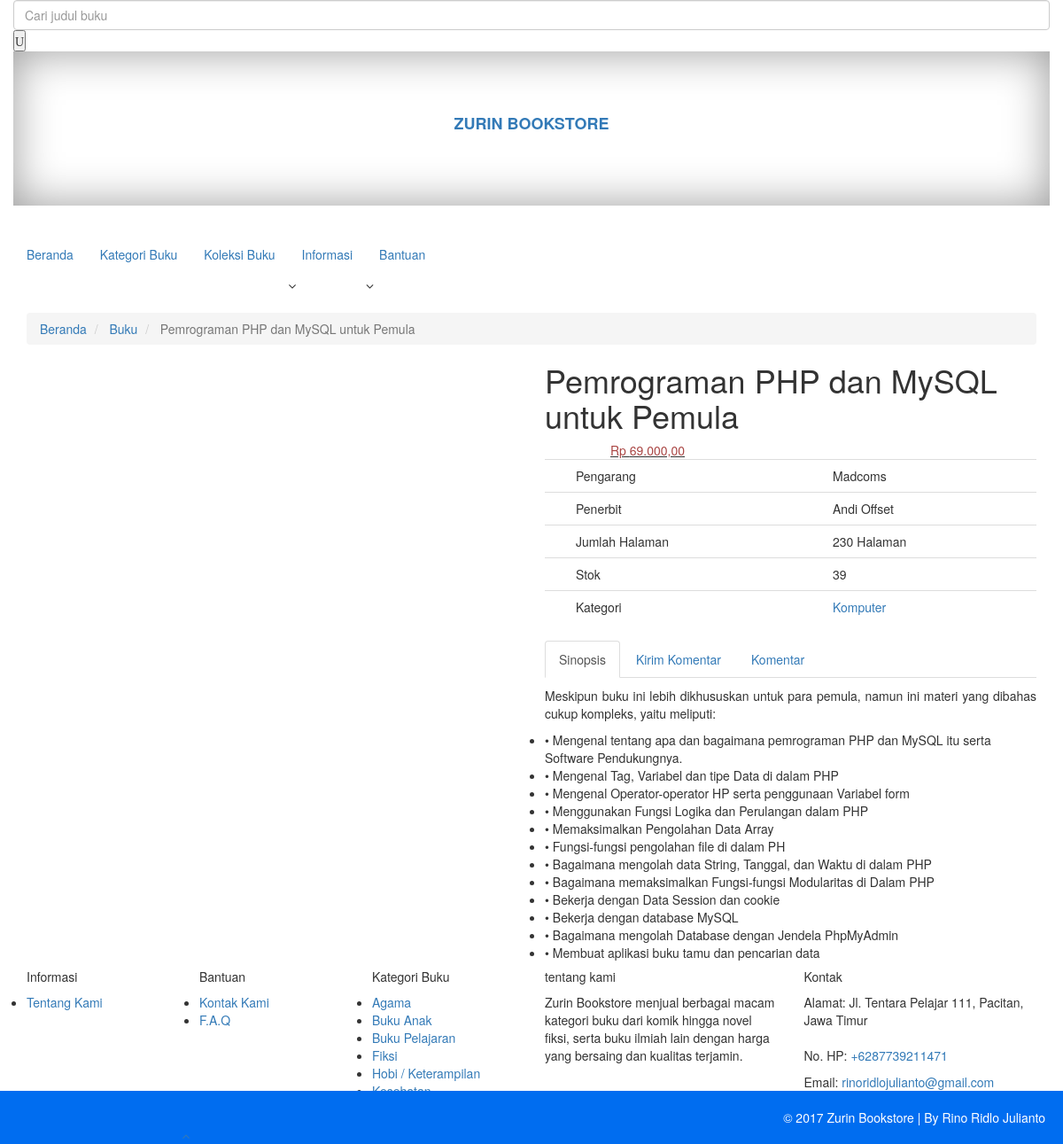
/perum/index.php?p=buku_detail&id_buku=26, run on the app's committed database.
### tables this page shows
CREATE TABLE `tb_buku` (
  `id_buku` int(15) NOT NULL,
  `judul_buku` varchar(50) NOT NULL,
  `pengarang` varchar(30) NOT NULL,
  `penerbit` varchar(30) NOT NULL,
  `harga` int(15) NOT NULL,
  `halaman` int(4) NOT NULL,
  `id_kategori` int(15) NOT NULL,
  `sinopsis` text NOT NULL,
  `stok` int(15) NOT NULL,
  `cover` varchar(100) NOT NULL,
  `rating` int(1) NOT NULL DEFAULT '0',
  `best` enum('0','1') NOT NULL DEFAULT '0'
);

CREATE TABLE `tb_kategori` (
  `id_kategori` int(15) NOT NULL,
  `judul_kategori` varchar(30) NOT NULL
);

### perum/pages/buku_detail.php (the view, shortened to what this page needs)
<?php
    $id_buku = $_GET['id_buku'];
    $queryProduct = "SELECT buku.*, kat.judul_kategori FROM tb_buku buku
                     INNER JOIN tb_kategori kat ON buku.id_kategori = kat.id_kategori
                     WHERE buku.id_buku=$id_buku";
    $rsProduct = mysqli_query($konek, $queryProduct);
    $row = mysqli_fetch_assoc($rsProduct);
?>
    <div class="container">
      <ol class="breadcrumb">
        <li>
          <a href="index.php">Beranda</a>
        </li>
        <li>
          <a href="?p=buku&halaman=1">Buku</a>
        </li>
        <li class="active">
          <?php echo $row['judul_buku']; ?>
        </li>
      </ol>
    </div>
    <section class="section-wrap single-product">
      <div class="container relative">
        <div class="row">
          <div class="col-sm-6 col-xs-12 mb-60">
            <div class="flickity  mfp-hover" id="gallery-main">
              <div class="gallery-cell">
              </div>
            </div>
          </div>
          <div class="col-sm-6 col-xs-12 product-description-wrap">
            <h1 class="product-title"><?php echo $row['judul_buku']; ?></h1>
            <span>
            <?php
                $x = $row['rating'];
                $j = 5-$x;
                for ($i=0; $i<$x ; $i++) {
            ?>
              <span class="icon_star" style="color:#f39c12;"></span>
            <?php } for ($i=0; $i<$j ; $i++) { ?>
              <span class="icon_star_alt" style="color:#f39c12;"></span>
            <?php } ?>
            </span>
            <span class="price">
              <ins>
                <span class="ammount text-danger">
                    <?php
                        $harga = number_format($row['harga'], 2, ",", ".");
                        echo "Rp ".$harga;
                    ?>
                </span>
              </ins>
            </span>
            <div class="product_meta">
                <table class="table table-hover table-responsive">
                    <tr>
                        <td width="5px"><span class="icon_book"></span></td>
                        <td><span class="sku">Pengarang</td>
                        <td><?php echo $row['pengarang']; ?></span></td>
                    </tr>
                    <tr>
                        <td width="5px"><span class="icon_printer-alt"></span></td>
                        <td><span class="posted_in">Penerbit</td>
                        <td><?php echo $row['penerbit']; ?></span></td>
                    </tr>
                    <tr>
                        <td width="5px"><span class="icon_documents"></span></td>
                        <td><span class="tagged_as">Jumlah Halaman</td>
                        <td><?php echo $row['halaman']; ?> Halaman</span></td>
                    </tr>
                    <tr>
                        <td width="5px"><span class="icon_folder-open"></span></td>
                        <td><span class="tagged_as">Stok</td>
                        <td><?php echo $row['stok']; ?></span></td>
                    </tr>
                    <tr>
                        <td width="5px"><span class="icon_tags"></span></td>
                        <td><span class="posted_in">Kategori</td>
                        <td><a href="?p=buku&id_kat=<?php echo $row['id_kategori'] ?>&halaman=1" target="_blank">
                            <?php echo $row['judul_kategori']; ?></a></span></td>
                    </tr>
                </table>
                <div class="row">
                <div class="col-md-12">
                    <div class="tabs tabs-bb">
                    <ul class="nav nav-tabs">
                        <li class="active">
                        <a href="#tab-description" data-toggle="tab">Sinopsis</a>
                        </li>
                        <li>
                        <a href="#tab-info" data-toggle="tab">Kirim Komentar</a>
                        </li>
                        <li>
                        <a href="#tab-reviews" data-toggle="tab">Komentar</a>
                        </li>
                    </ul>
                    <div class="tab-content">
                        <div class="tab-pane fade in active" id="tab-description">
                        <p align="justify">
                            <?php echo htmlspecialchars_decode(stripcslashes($row['sinopsis'])); ?>
                        </p>
                        </div>
                    </div>
                    </div>
                </div>
                </div>
            </div>
          </div>
        </div>
      </div>
    </section>

### perum/index.php (shortened to what this page needs)
<!DOCTYPE html>
<html lang="en">
<head>
  <link rel="stylesheet" href="css/bootstrap.min.css" />
  <link rel="stylesheet" href="css/magnific-popup.css" />
  <link rel="stylesheet" href="css/font-icons.css" />
  <link rel="stylesheet" href="css/sliders.css" />
  <link rel="stylesheet" href="css/style.css" />
  <link rel="stylesheet" href="css/animate.min.css" />
</head>
<body class="relative">
  <main class="content-wrapper oh">
    <?php
        include "inc/navbar.php";
        if(isset($_GET["p"])) {
            $page = "pages/".$_GET["p"].".php";
            if(is_file($page)) {
                include($page);
            } else {
                include "pages/404.php";
            }
        } else {
            include "pages/dashboard.php";
        }
        include "inc/footer.php";
    ?>
  </main>
</body>
</html>

### perum/inc/navbar.php (shortened to what this page needs)
<header class="nav-type-1">
  <nav class="navbar navbar-static-top">
    <div class="navigation">
      <div class="container relative">
        <div class="row">
          <div class="header-wrap">
            <div class="header-wrap-holder">
              <div class="nav-search hidden-sm hidden-xs">
                <form method="get" name="cari" action="index.php">
                  <input type="text" name="judul" class="form-control" placeholder="Cari judul buku">
                  <button name="cari" type="submit" class="search-button">
                    <i class="icon icon_search"></i>
                  </button>
                </form>
              </div>
              <div class="logo-container">
                <div class="logo-wrap text-center">
                  <a href="index.php">
                    <h4 class="logo"><b>ZURIN BOOKSTORE</b><h4>
                  </a>
                </div>
              </div>
              <div class="nav-cart-wrap hidden-sm hidden-xs">
              </div>
            </div>
          </div>
          <div class="nav-wrap">
            <div class="collapse navbar-collapse" id="navbar-collapse">
              <ul class="nav navbar-nav">
                <li class="dropdown">
                  <a href="index.php">Beranda</a>
                </li>
                <li class="dropdown">
                  <a href="#" class="dropdown-toggle" data-toggle="dropdown">Kategori Buku</a>
                </li>
                <li class="dropdown">
                  <a href="?p=buku&halaman=1">Koleksi Buku</a>
                </li>
                <li class="dropdown">
                  <a href="#">Informasi</a>
                  <i class="fa fa-angle-down dropdown-toggle" data-toggle="dropdown"></i>
                </li>
                <li class="dropdown">
                  <a href="#">Bantuan</a>
                  <i class="fa fa-angle-down dropdown-toggle" data-toggle="dropdown"></i>
                </li>
              </ul>
            </div>
          </div>
        </div>
      </div>
    </div>
  </nav>
</header>

### perum/inc/footer.php
<?php
  $katfoot="SELECT * FROM tb_kategori ORDER BY judul_kategori LIMIT 6";
  $rsKatFoot=mysqli_query($konek, $katfoot);
?>
    <footer class="footer footer-type-1 bg-dark">
      <div class="container">
        <div class="footer-widgets top-bottom-dividers pb-mdm-20">
          <div class="row">
            <div class="col-md-2 col-sm-4 col-xs-4 col-xxs-12">
              <div class="widget footer-links">
                <h5 class="widget-title uppercase">Informasi</h5>
                <ul class="list-no-dividers">
                  <li><a href="?p=about">Tentang Kami</a></li>
                </ul>
              </div>
            </div>
            <div class="col-md-2 col-sm-4 col-xs-4 col-xxs-12">
              <div class="widget footer-links">
                <h5 class="widget-title uppercase">Bantuan</h5>
                <ul class="list-no-dividers">
                  <li><a href="?p=contact">Kontak Kami</a></li>
                  <li><a href="?p=faq">F.A.Q</a></li>
                </ul>
              </div>
            </div>
            <div class="col-md-2 col-sm-4 col-xs-4 col-xxs-12">
              <div class="widget footer-links">
                <h5 class="widget-title uppercase">Kategori Buku</h5>
                <ul class="list-no-dividers">
                  <?php while($row=mysqli_fetch_assoc($rsKatFoot)){ ?>
                    <li><a href="?p=buku&id_kat=<?php echo $row['id_kategori']; ?>&halaman=1"><?php echo $row['judul_kategori']; ?></a></li>
                  <?php } ?>
                  <li>.........</li>
                </ul>
              </div>
            </div>
            <div class="col-md-3 col-sm-6 col-xs-12">
              <div class="widget">
                <h5 class="widget-title uppercase">tentang kami</h5>
                <p class="mb-0">
                    Zurin Bookstore menjual berbagai macam kategori buku dari komik hingga novel fiksi, serta buku ilmiah lain dengan harga yang bersaing dan kualitas terjamin.
                </p>
              </div>
            </div>
            <div class="col-md-3 col-sm-6 col-xs-12">
              <div class="widget footer-get-in-touch">
                <h5 class="widget-title uppercase">Kontak</h5>
                <address class="footer-address"><span>Alamat:</span> Jl. Tentara Pelajar 111, Pacitan, Jawa Timur</address>
                <p>No. HP: <a href="tel:+6287739211471">+6287739211471</a></p>
                <p>Email: <a href="mailto:rinoridlojulianto@gmail.com">rinoridlojulianto@gmail.com</a></p>
                <div class="social-icons rounded mt-20">
                  <a href="https://twitter.com/@Ryno_Vengenz" target="_blank"><i class="fa fa-twitter"></i></a>
                  <a href="https://facebook.com/RynoVengeance" target="_blank"><i class="fa fa-facebook"></i></a>
                  <a href="https://instagram.com/zurin_arctus" target="_blank"><i class="fa fa-instagram"></i></a>
                  <a href="#" target="_blank"><i class="fa fa-google-plus"></i></a>
                </div>
              </div>
            </div>
          </div>
        </div>
      </div>
      <div class="bottom-footer bg-dark">
        <div class="container">
          <div class="row">
            <div class="col-sm-4 copyright sm-text-center">
              <span>
                &copy; 2017 Zurin Bookstore | By Rino Ridlo Julianto
              </span>
            </div>
            <div class="col-sm-4 text-center">
              <div id="back-to-top">
                <a href="#top">
                  <i class="fa fa-angle-up"></i>
                </a>
              </div>
            </div>
          </div>
        </div>
      </div>
    </footer>

### I Gede Sute/admin/documentation/css/style.css (style rules this page uses)
* { margin: 0px; padding: 0px; }
h1, h2, h3, h4, h5, h6, p { margin-top: 0px; }
body, html { height: 100%; }
.logo { background-color: #ffffff; box-shadow: 0 0 50px 0 rgba(0, 0, 0, 0.4) inset; height: 174px; line-height: 160px; text-align: center; }
.copyright { background-color: #006DF0; bottom: 0; color: #ffffff; left: 0; padding: 20px; position: absolute; text-align: right; width: 100%; }

### data on the page
tb_buku: judul_buku "Pemrograman PHP dan MySQL untuk Pemula", rating 2 (drawn), harga "69.000,00", pengarang "Madcoms", penerbit "Andi Offset", halaman "230", stok "39", id_kategori.judul_kategori "Komputer", sinopsis "Meskipun buku ini lebih dikhususkan untuk para pemula, namun ini materi yang dibahas cukup kompleks, yaitu meliputi: • Mengenal tentang apa dan bagaimana pemrograman PHP dan MySQL itu serta Software Pendukungnya. • Mengenal Tag, Variabel dan tipe Data di dalam PHP • Mengenal Operator-operator HP serta penggunaan Variabel form • Menggunakan Fungsi Logika dan Perulangan dalam PHP • Memaksimalkan Pengolahan Data Array • Fungsi-fungsi pengolahan file di dalam PH • Bagaimana mengolah data String, Tanggal, dan Waktu di dalam PHP • Bagaimana memaksimalkan Fungsi-fungsi Modularitas di Dalam PHP • Bekerja dengan Data Session dan cookie • Bekerja dengan database MySQL • Bagaimana mengolah Database…"
tb_kategori: judul_kategori "Agama"
tb_kategori: judul_kategori "Buku Anak"
tb_kategori: judul_kategori "Buku Pelajaran"
tb_kategori: judul_kategori "Fiksi"
tb_kategori: judul_kategori "Hobi / Keterampilan"
